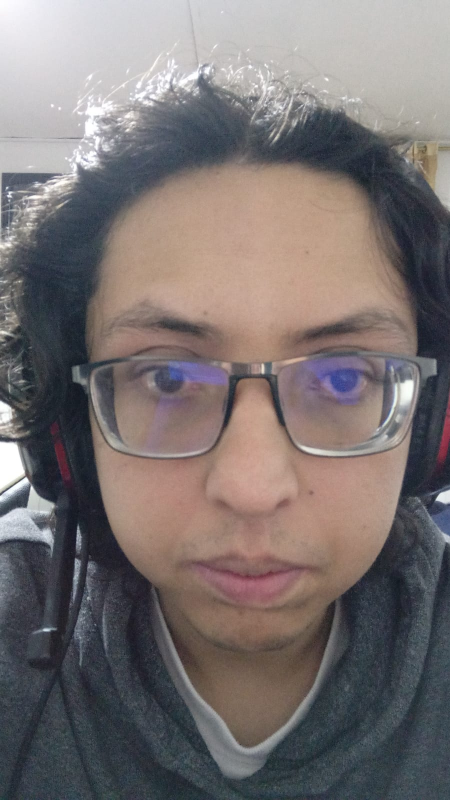
#> input picture EigenFaces/images/myphoto.jpeg, 900 x 1600 px (shown at 1/2 size)
$ jupyter execute --allow-errors Eigenfaces.ipynb
#> lines starting #> are read from the running program, lines starting #| are printed output that depends on the picture
# Eigenfaces

[cell 1]
import numpy as np
import matplotlib.pyplot as plt
import cv2

from sklearn.datasets import fetch_olivetti_faces
from sklearn.decomposition import PCA

The eigenfaces algorithm aims to build a basis for a vector space, In the first stage, we aim to create a good representation of a human face. To achieve this, we take a set $\textit{F}$ of face images and apply the PCA (Principal Component Analysis) algorithm to create a representation, this is  finding its eigenvectors. These eigenvectors are used to construct a basis for a vector space and in particular for the faces and represent each face as a linear combination of these vectors. This approach allows us to represent any new face as a linear combination of the base vectors in this vector space.

First of all we load the data of every face flatten in a $1-$dimensional vector and storage in the variable train, also storage a dictionary with the data of the flatten faces and the images in a variable faces.

#> (a cell that did not finish here is left out)

Now we are going to see one of the faces and show his shape

#> (a cell that did not finish here is left out)

[cell 4]
def plot(images,nums,n):

    fig, axs = plt.subplots(n,n)

    plt.suptitle('Some faces examples')
    plt.axis('off')
    count=0
    for i in range(0,n):
        for j in range(0,n):
            axs[i,j].imshow(images[nums[count]]*-1,cmap='Greys')
            count+=1

            axs[i,j].set_xticks([])
            axs[i,j].set_yticks([])
    fig.tight_layout(pad=1.0)
    fig.set_figwidth(10)
    fig.set_figheight(8)
    plt.show()

#> (a cell that did not finish here is left out)

After see some examples of the images on the dataset we are going to create a PCA object that create the eigenfaces

# Calculating eigenfaces with principal componen analysis

In order to build the base we are going to create a PCA object

[cell 6]
n_components = 90
def learn_eigenfaces(train,n_components):
    decomposition= PCA(n_components,whiten=True)
    decomposition.fit(train)
    base= decomposition.components_
    eigenfaces= np.reshape(base,(n_components,64,64))
    print('Successful learning')
    return base, eigenfaces

#> (a cell that did not finish here is left out)

#> (a cell that did not finish here is left out)

[cell 9]
image= cv2.imread('images/myphoto.jpeg',0)
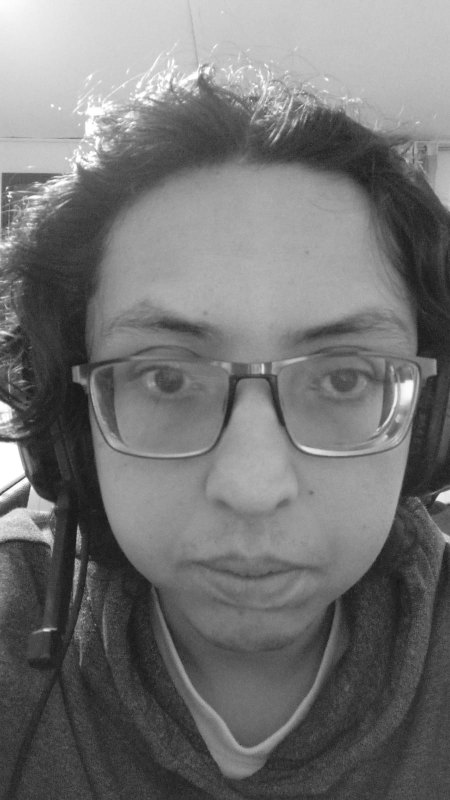
#> image: shape (1600, 900) (shown at 1/2 size); min 17, max 255, mean 116

image_scale = cv2.resize(image, (64, 64))
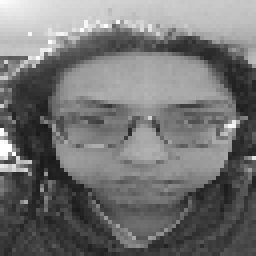
#> image_scale: shape (64, 64) (shown 4 times larger); min 24, max 255, mean 115.9
flatten_image=np.ravel(image_scale)/255.
#> flatten_image = 4096 values, max 1 at index 652, min 0.0941 at index 1995, mean 0.455

To view the similarity between my face and each eigenface we use a dot product between each eigenface and my face, if the matrix of eigenfaces is denominated $E$ then we want to see the dot product of every row and my own face, who i name a vector $f$ Then $Ef$ give us a vector of similarity

#> (a cell that did not finish here is left out)

[cell 11]
mejores_n = lambda vector,n : np.argsort(np.abs(base@vector))[n::]

#> (a cell that did not finish here is left out)

Here we take the $9$ best eigenfaces that describe my face

#> (a cell that did not finish here is left out)

To see how well the eigenfaces works we are going to use two images of my face and see if the angle between them are small

[cell 14]
image2= cv2.imread('images/myphoto2.jpeg',0)
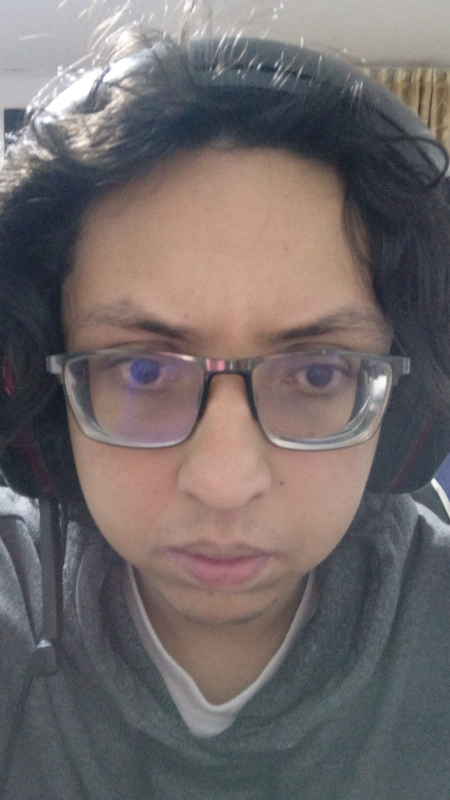
#> input picture EigenFaces/images/myphoto2.jpeg, 900 x 1600 px (shown at 1/2 size)
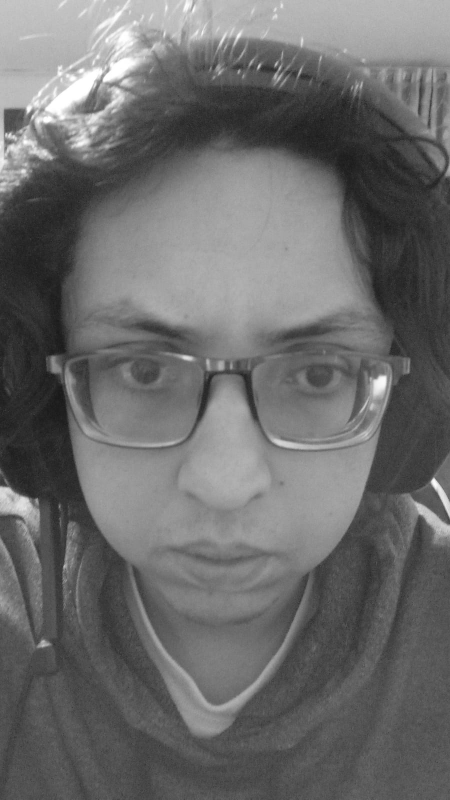
#> image2: shape (1600, 900) (shown at 1/2 size); min 20, max 255, mean 107.7

image_scale2 = cv2.resize(image, (64, 64))
flatten_image2=np.ravel(image_scale)/255.
#> flatten_image2 has the same summary as flatten_image
